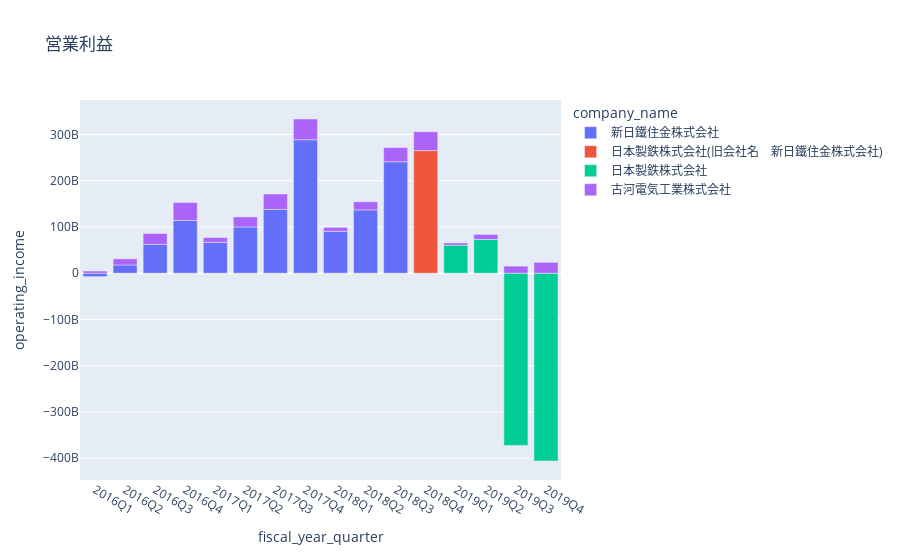

The code cell stored with this chart in its notebook:
### Code cell
fig = px.bar(
    quarter.groupby("17業種区分").get_group("鉄鋼・非鉄 "),
    x="fiscal_year_quarter",
    y="operating_income",
    color="company_name",
    title="営業利益",
)
fig.update_layout(barmode="relative")

### Figure 1 — Plotly figure (JSON) as saved in the notebook; plotly's stock layout.template omitted (floating-point values rounded to 4 significant figures)
{"data": [{"alignmentgroup": "True", "hovertemplate": "company_name=新日鐵住金株式会社<br>fiscal_year_quarter=%{x}<br>operating_income=%{y}<extra></extra>", "legendgroup": "新日鐵住金株式会社", "marker": {"color": "#636efa"}, "name": "新日鐵住金株式会社", "offsetgroup": "新日鐵住金株式会社", "orientation": "v", "showlegend": true, "textposition": "auto", "type": "bar", "x": ["2016Q1", "2016Q2", "2016Q3", "2016Q4", "2017Q1", "2017Q2", "2017Q3", "2017Q4", "2018Q1", "2018Q2", "2018Q3"], "xaxis": "x", "y": [-7392000000, 17830000000, 62159000000, 114202000000, 66536000000, 99997000000, 138031000000, 288700000000, 90615000000, 136950000000, 241028000000], "yaxis": "y"}, {"alignmentgroup": "True", "hovertemplate": "company_name=日本製鉄株式会社(旧会社名　新日鐵住金株式会社)<br>fiscal_year_quarter=%{x}<br>operating_income=%{y}<extra></extra>", "legendgroup": "日本製鉄株式会社(旧会社名　新日鐵住金株式会社)", "marker": {"color": "#EF553B"}, "name": "日本製鉄株式会社(旧会社名　新日鐵住金株式会社)", "offsetgroup": "日本製鉄株式会社(旧会社名　新日鐵住金株式会社)", "orientation": "v", "showlegend": true, "textposition": "auto", "type": "bar", "x": ["2018Q4"], "xaxis": "x", "y": [265111000000], "yaxis": "y"}, {"alignmentgroup": "True", "hovertemplate": "company_name=日本製鉄株式会社<br>fiscal_year_quarter=%{x}<br>operating_income=%{y}<extra></extra>", "legendgroup": "日本製鉄株式会社", "marker": {"color": "#00cc96"}, "name": "日本製鉄株式会社", "offsetgroup": "日本製鉄株式会社", "orientation": "v", "showlegend": true, "textposition": "auto", "type": "bar", "x": ["2019Q1", "2019Q2", "2019Q3", "2019Q4"], "xaxis": "x", "y": [60600000000, 73100000000, -372502000000, -406119000000], "yaxis": "y"}, {"alignmentgroup": "True", "hovertemplate": "company_name=古河電気工業株式会社<br>fiscal_year_quarter=%{x}<br>operating_income=%{y}<extra></extra>", "legendgroup": "古河電気工業株式会社", "marker": {"color": "#ab63fa"}, "name": "古河電気工業株式会社", "offsetgroup": "古河電気工業株式会社", "orientation": "v", "showlegend": true, "textposition": "auto", "type": "bar", "x": ["2016Q1", "2016Q2", "2016Q3", "2016Q4", "2017Q1", "2017Q2", "2017Q3", "2017Q4", "2018Q1", "2018Q2", "2018Q3", "2018Q4", "2019Q1", "2019Q2", "2019Q3", "2019Q4"], "xaxis": "x", "y": [4678000000, 13275000000, 23756000000, 38623000000, 10434000000, 21751000000, 33272000000, 44804000000, 8514000000, 17552000000, 30705000000, 40842000000, 4912000000, 10766000000, 15291000000, 23565000000], "yaxis": "y"}], "layout": {"barmode": "relative", "legend": {"title": {"text": "company_name"}, "tracegroupgap": 0}, "title": {"text": "営業利益"}, "xaxis": {"anchor": "y", "domain": [0, 1], "title": {"text": "fiscal_year_quarter"}}, "yaxis": {"anchor": "x", "domain": [0, 1], "title": {"text": "operating_income"}}}}
